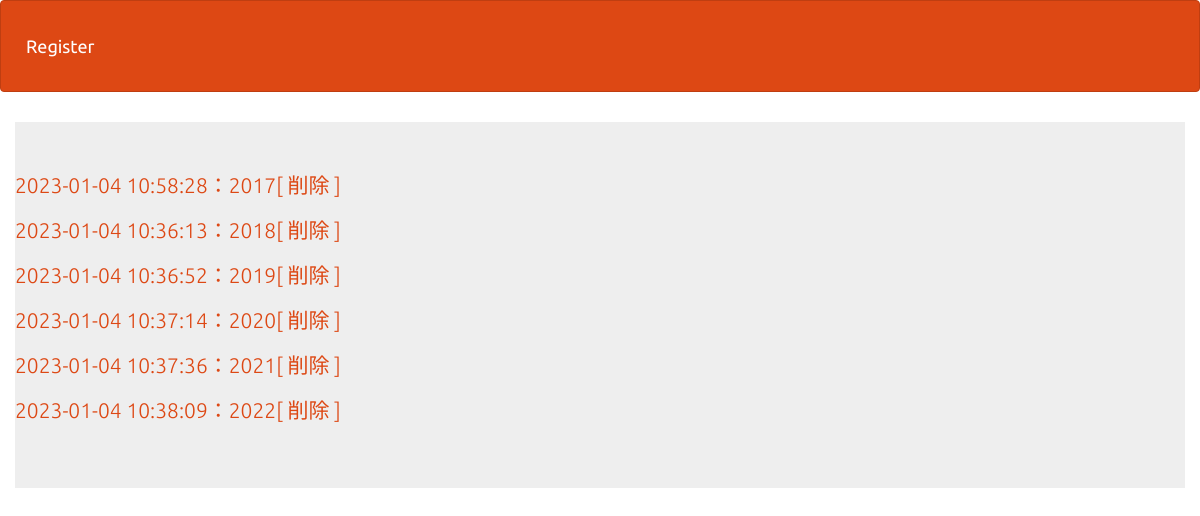
The page /select.php on the database its author committed.
### tables this page shows
CREATE TABLE `gs_bm_table2` (
  `id` int(11) NOT NULL,
  `year` int(11) NOT NULL,
  `revenue` int(11) NOT NULL,
  `asset` int(11) NOT NULL,
  `liab` int(11) NOT NULL,
  `indate` datetime NOT NULL
);

### select.php (the view, shortened to what this page needs)
<?php
$pdo = db_conn();
$stmt = $pdo->prepare('SELECT * FROM gs_bm_table2;');
$status = $stmt->execute();
$view = '';
if ($status === false) {
    $error = $stmt->errorInfo();
    exit('SQLError:' . print_r($error, true));
} else {
    while ($result = $stmt->fetch(PDO::FETCH_ASSOC)) {
        $view .= '<p>';
        $view .= '<a href="detail.php?id=' . $result['id'] . '">';
        $view .= $result['indate'] . '：' . $result['year'];
        $view .= '</a>';
        $view .= '<a href="delete.php?id=' . $result['id'] . '">';
        $view .= '[ 削除 ]';
        $view .= '</a>';
        $view .= '</p>';
    }
}
?>
<!DOCTYPE html>
<html lang="ja">
<head>
    <link rel="stylesheet" href="css/range.css">
    <link href="css/bootstrap.min.css" rel="stylesheet">
</head>
<body id="main">
    <header>
        <nav class="navbar navbar-default">
            <div class="container-fluid">
                <div class="navbar-header">
                    <a class="navbar-brand" href="index.php">Register</a>
                </div>
            </div>
        </nav>
    </header>
    <div>
        <div class="container jumbotron">
            <?= $view ?>
        </div>
    </div>
</body>
</html>

### select.php (style rules this page uses)
div { padding: 10px; font-size: 16px; }

### rows shown on the page
gs_bm_table2: value "2023-01-04 10:58:28：2017 [ 削除 ]"
gs_bm_table2: value "2023-01-04 10:36:13：2018 [ 削除 ]"
gs_bm_table2: value "2023-01-04 10:36:52：2019 [ 削除 ]"
gs_bm_table2: value "2023-01-04 10:37:14：2020 [ 削除 ]"
gs_bm_table2: value "2023-01-04 10:37:36：2021 [ 削除 ]"
gs_bm_table2: value "2023-01-04 10:38:09：2022 [ 削除 ]"
